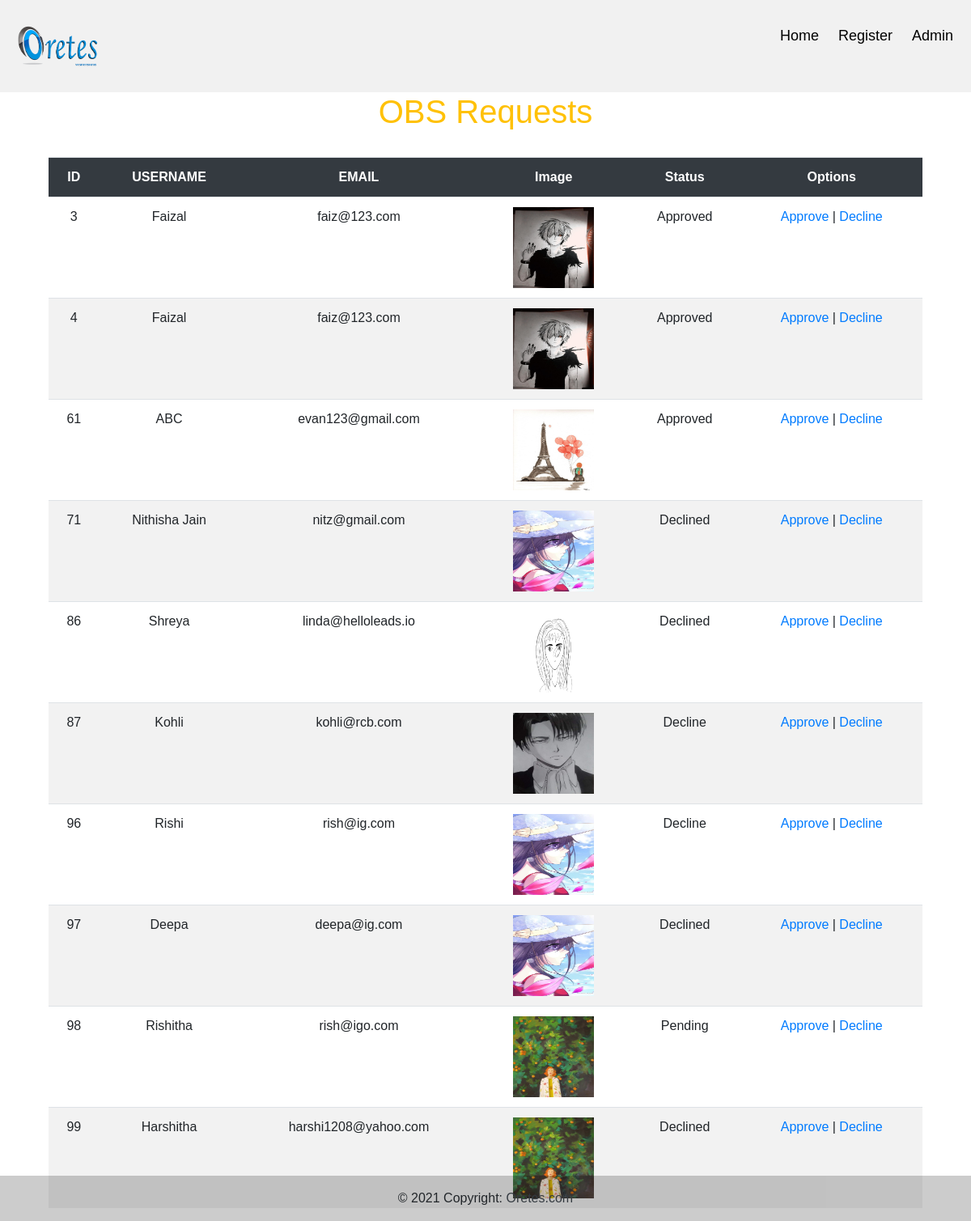
Screenshot of /display.php with the database file from the repository.
### tables this page shows
CREATE TABLE `assignment1` (
  `id` int(11) NOT NULL,
  `name` text NOT NULL,
  `email` varchar(255) NOT NULL,
  `image` varchar(255) NOT NULL,
  `status` text NOT NULL DEFAULT 'Pending'
);

### display.php (the view, shortened to what this page needs)
<!DOCTYPE html>
<html>
<head>
 <link rel="stylesheet" href="https://maxcdn.bootstrapcdn.com/bootstrap/4.0.0/css/bootstrap.min.css">
<link rel="stylesheet" type="text/css" href="http://ajax.aspnetcdn.com/ajax/jquery.dataTables/1.9.4/css/jquery.dataTables.css">
</head>
<body>
   <?php require_once 'includes/header.php'; ?>
   <div class="container">
       <div class="col-lg-12">
               <h1 class="text-warning text-center">OBS Requests</h1>
               <br/>
               <table class="table table-striped table-hover table-border">
                   <tr class="bg-dark text-white text-center">
                       <th> ID </th>
                       <th> USERNAME </th>
                       <th> EMAIL </th>
                       <th>Image</th>
                       <th>Status</th>
                       <th>Options</th>
                   </tr>
                   <?php
                       include 'conn.php';
                       $q = "SELECT * FROM assignment1";
                       $query = mysqli_query($con,$q);
                       while($result = mysqli_fetch_array($query)){
                    ?>
                   <tr class="text-center">
                      <td><?php echo $result['id']; ?></td>
                                   <td><?php echo $result['name']; ?></td>
                                   <td><?php echo $result['email']; ?></td>
                                   <td><img src="<?php echo $result['image']; ?>" height="100px" width="100px"></td>
                                   <td><?php echo $result['status']; ?></td>
                                   <td>
                                      <a href="approve.php?id=<?php echo $result['id']; ?>" onClick='return confirm("Are you sure you want to accept this request?")'>Approve</a> |  <a href="decline.php?id=<?php echo $result['id']; ?>" onClick='return confirm("Are you sure you want to Decline this request?")'>Decline</a>
                                   </td>
                   </tr>
                   <?php
               }?>
               </table>
       </div>
   </div>
   <?php require_once 'includes/footer.php'; ?>
</body>
</html>

### includes/header.php (shortened to what this page needs)
<!DOCTYPE html>
<html>
<head>
</head>
<body>
<div class="header">
  <a href="#default" class="logo">                    <img src="logo.png" alt="logo" height="50px" width="100px">
</a>
  <div class="header-right">
    <a href="home.php">Home</a>
    <a href="index.php">Register</a>
    <a href="display.php">Admin</a>
  </div>
</div>
</body>
</html>

### includes/footer.php
<footer class="fixed-bottom">
  <div class="text-center p-3" style="background-color: rgba(0, 0, 0, 0.2);">
    © 2021 Copyright:
    <a class="text-dark" href="http://oretes.com/">Oretes.com</a>
  </div>
</footer>
</body>
</html>

### includes/header.php (style rules this page uses)
* { box-sizing: border-box; }
body { margin: 0; font-family: Arial, Helvetica, sans-serif; }
.header { overflow: hidden; background-color: #f1f1f1; padding: 20px 10px; }
.header a { float: left; color: black; text-align: center; padding: 12px; text-decoration: none; font-size: 18px; line-height: 25px; border-radius: 4px; }
.header a.logo { font-size: 25px; font-weight: bold; }
.header-right { float: right; }

### rows the page displays
assignment1: id "3", name "Faizal", email "faiz@123.com", image (picture), status "Approved"
assignment1: id "4", name "Faizal", email "faiz@123.com", image (picture), status "Approved"
assignment1: id "61", name "ABC", email "evan123@gmail.com", image (picture), status "Approved"
assignment1: id "71", name "Nithisha Jain", email "nitz@gmail.com", image (picture), status "Declined"
assignment1: id "86", name "Shreya", email "linda@helloleads.io", image (picture), status "Declined"
assignment1: id "87", name "Kohli", email "kohli@rcb.com", image (picture), status "Decline"
assignment1: id "96", name "Rishi", email "rish@ig.com", image (picture), status "Decline"
assignment1: id "97", name "Deepa", email "deepa@ig.com", image (picture), status "Declined"
assignment1: id "98", name "Rishitha", email "rish@igo.com", image (picture), status "Pending"
assignment1: id "99", name "Harshitha", email "harshi1208@yahoo.com", image (picture), status "Declined"
